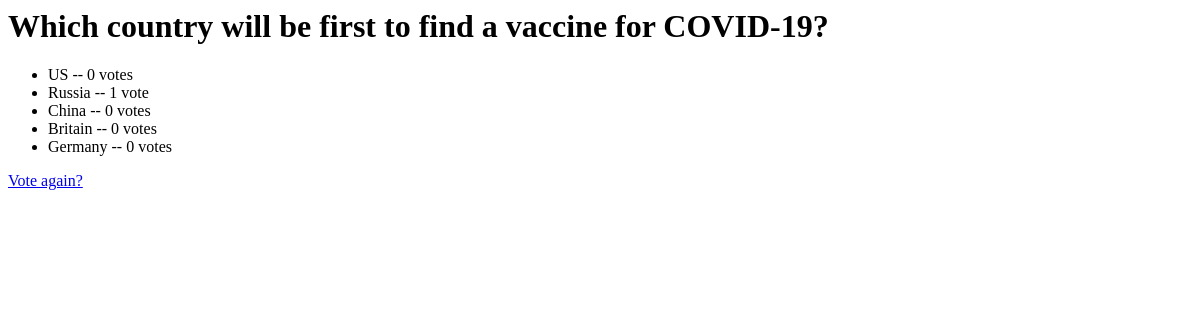
Page /polls/8/results/ on the earlier database version.
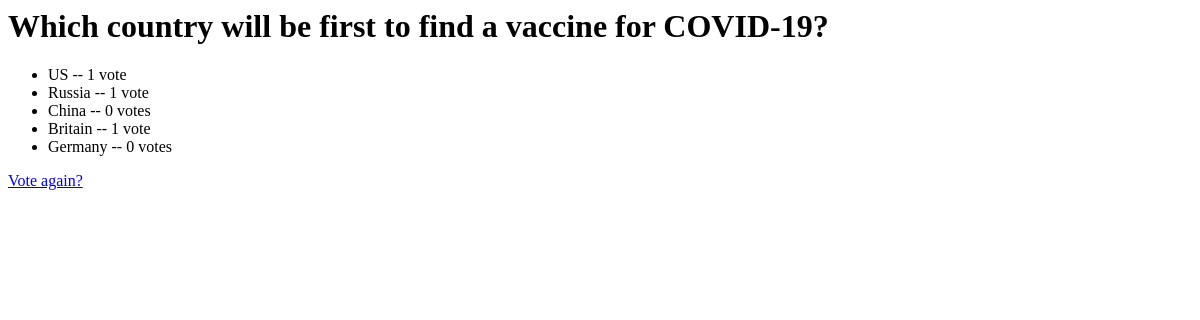
Same page on the later database version.
### polls/models.py (models this page shows, shortened)
class Choice(models.Model):
    question = models.ForeignKey(Question, on_delete=models.CASCADE)
    choice_text = models.CharField(max_length=200)
    votes = models.IntegerField(default=0)

### polls/views.py (the view)
# urls.py: path('<int:pk>/results/', views.ResultsView.as_view(), name='results'),
class ResultsView(generic.DetailView):
    model = Question
    template_name = 'polls/results.html'
    def get_queryset(self):
        past_questions = Question.objects.filter(
            pub_date__lte=timezone.now()
        )
        question_texts_of_past_questions_with_choices = []
        for question in past_questions:
            if question.choice_set.count() != 0:
                question_texts_of_past_questions_with_choices.append(question.question_text)
        past_questions_with_choices = past_questions.filter(question_text__in=question_texts_of_past_questions_with_choices)
        return past_questions_with_choices

### polls/templates/polls/results.html
<h1>{{ question.question_text }}</h1>
<ul>
{% for choice in question.choice_set.all %}
    <li>{{ choice.choice_text }} -- {{ choice.votes }} vote{{ choice.votes|pluralize }}</li>
{% endfor %}
</ul>
<a href="{% url 'polls:detail' question.id %}">Vote again?</a>

Differences in the rows shown:
changed Choice "US": votes "0" → "1"
changed Choice "Britain": votes "0" → "1"
